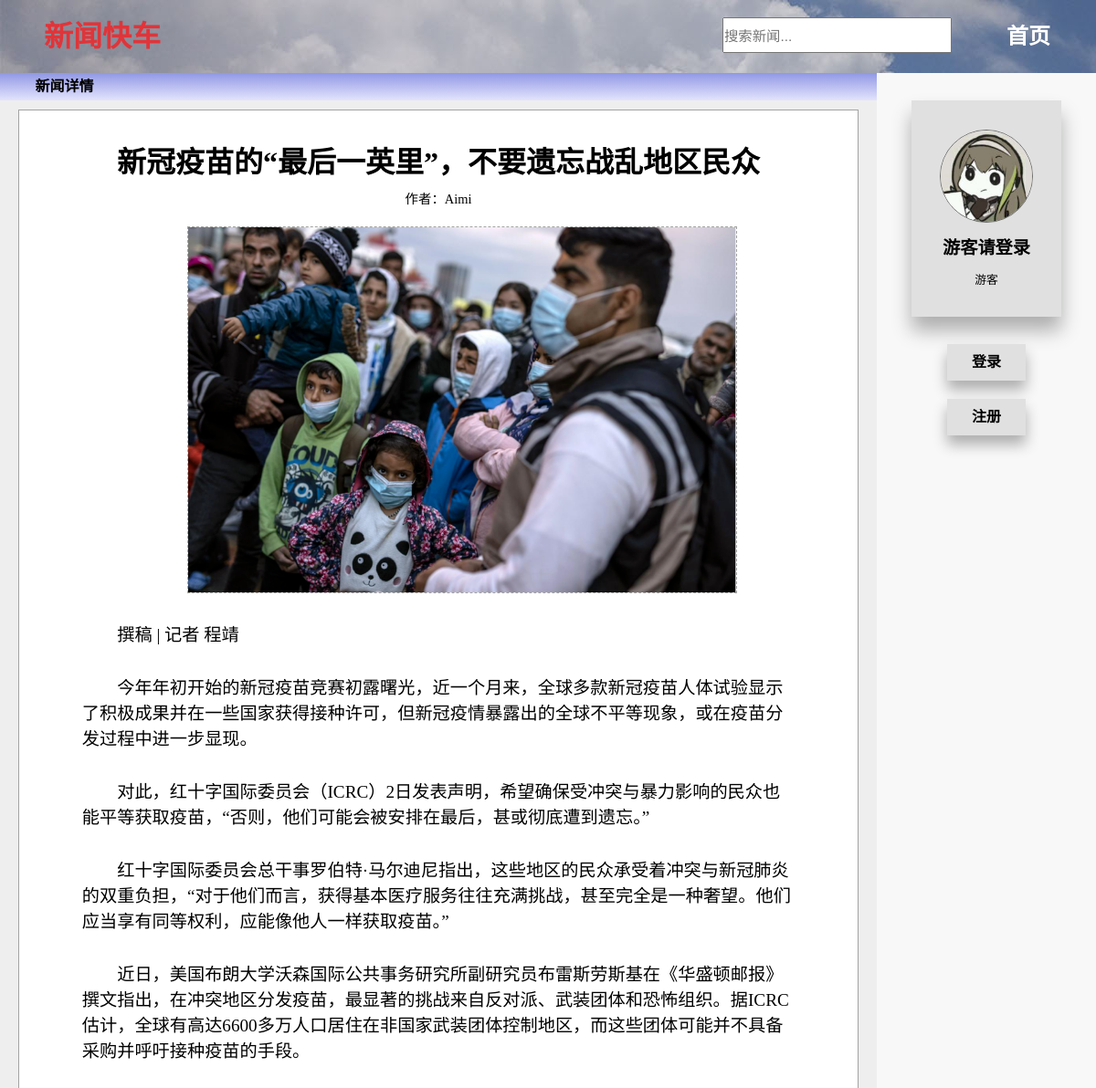
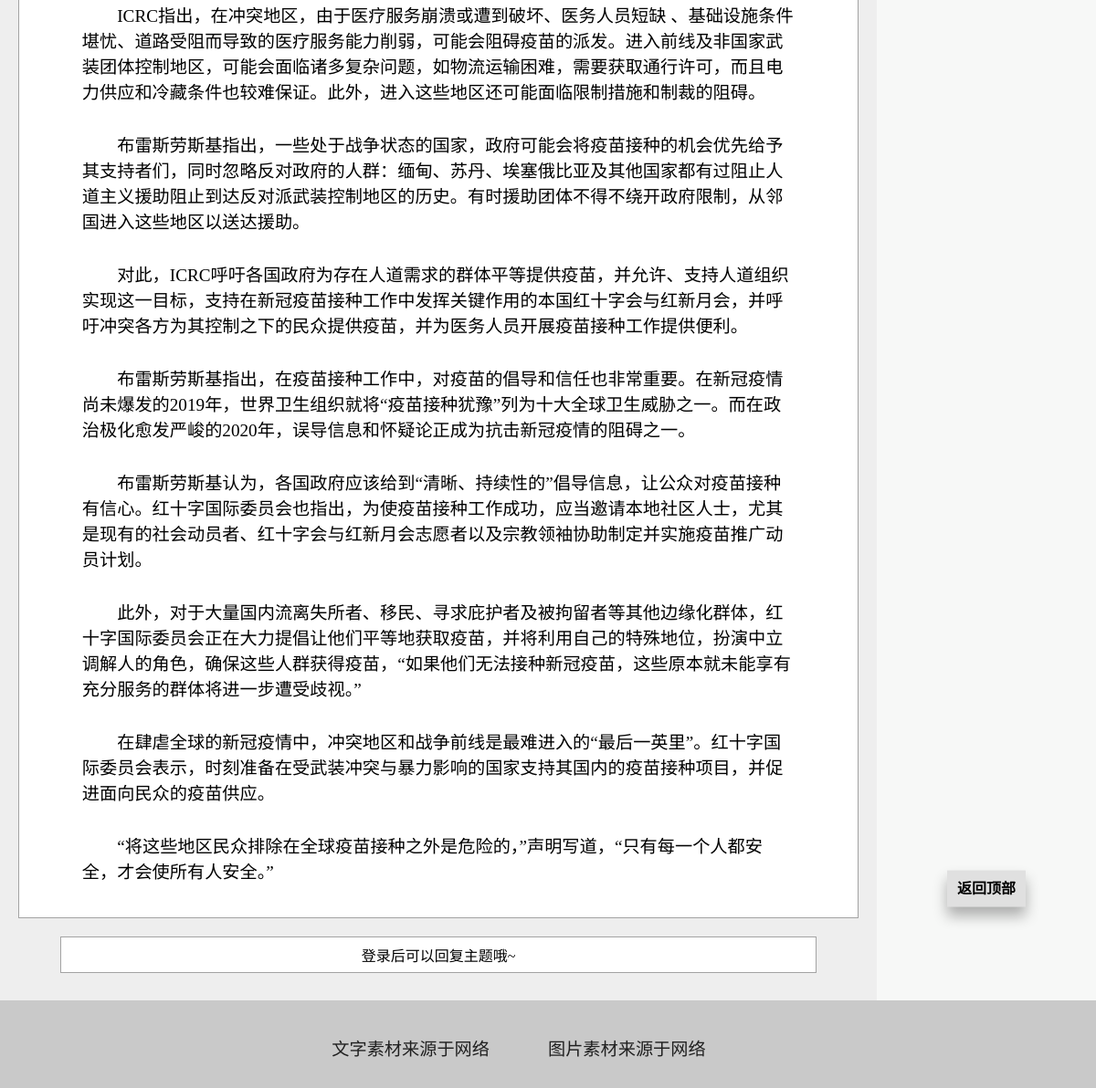
The page /news.php?id=7 on the database its author committed (2 pictures, top to bottom).
### tables this page shows
CREATE TABLE `news` (
  `newsid` int(11) NOT NULL,
  `uname` varchar(10) DEFAULT '',
  `newstitle` text DEFAULT NULL,
  `newsmain` text DEFAULT NULL,
  `newsimg` text DEFAULT NULL
);

### public/replyDBC.php (called while the page is built, shortened)
<?php
    function getReplyByNewsid($newsid){
        $tableName = "reply";
        $colname = "replyid,reply.uid,uname,uimg,replymain";
        $ruleJoin = "LEFT JOIN user on reply.uid = user.uid ";
        $ruleWhere = "WHERE newsid = $newsid ";
        $ruleOrder = "ORDER BY replyid DESC ; ";
        $rule = $ruleJoin.$ruleWhere.$ruleOrder;
        $rs = selectSQL($tableName, $colname, $rule);
        return $rs;
    }

### public/conn.php (called while the page is built, shortened)
<?php
    function getDBConncet(){
        require 'config.php';
        $conn = new mysqli($Host, $UserName, $Password, $DBname,$Port);
        $conn->query("SET NAMES utf8");
        return $conn;
    }
    function querySQL($sql){
        $conn = getDBConncet();
        $rs = $conn->query($sql);
        return $rs;
    }
    function selectSQL($table, $colname, $rule, $type="FROM",$Value = ""){
        $selectTable = $table;
        $selectCol = $colname;
        $selectRule = $rule;
        $selectType = $type;
        $sql = "";
        switch ($selectType){
            case "FROM":
                $sql = $sql."SELECT ".$selectCol." FROM ".$selectTable." ".$selectRule;
                break;
        }
        $rs = querySQL($sql);
        return $rs;
    }
?>

### public/newsDBC.php (called while the page is built, shortened)
<?php
    if (!isset($wasRequireConn)){
        require 'conn.php';
    }
    function getnewsbyID($newsid){
        $tableName = "news";
        $colname = "`uname`,`newsimg`,`newstitle`,`newsmain`";
        $ruleWhere = "where `newsid` = $newsid ";
        $rule = $ruleWhere;
        $rs = selectSQL($tableName, $colname, $rule);
        return $rs;
    }

### login/cheaklogin.php (called while the page is built, shortened)
<?php
$logininfo = $_SESSION['logininfo'];

### news.php (the view, shortened to what this page needs)
<?php
require 'login/cheaklogin.php';
require 'public/newsDBC.php';
require 'public/replyDBC.php';
$newsid = $_GET['id'];
$rs = getnewsbyID($newsid);
$rs = $rs->fetch_array();
$reply = getReplyByNewsid($newsid);
?>
<html lang="zh-cn">
<head>
    <link rel="stylesheet" type="text/css" href="css/public.css" />
    <link rel="stylesheet" type="text/css" href="css/news.css" />
</head>
<body>
    <div id="header" class="header">
        <div class="logo">
            <a href="index.php">
                <p>新闻快车</p>
            </a>
        </div>
        <div class="nav">
            <ul>
                <li><a href="index.php">首页</a></li>
                <form action="searchnews.php" method="get" class="seachBox">
                    <li>
                        <input type="text" placeholder="搜索新闻..." name="seachword">
                    </li>
                </form>
            </ul>
        </div>
    </div>
    <div id="main" class="main">
        <div id="leftcol" class="leftcol">
            <div class="main-header">
                <p>新闻详情</p>
            </div>
            <div class="main-news">
                <div class="news">
                    <div class="news-main">
                        <p class="title"><?= $rs['newstitle']; ?></p>
                        <p class="author">作者：<?= $rs['uname'] ?></p>
                        <div class="news-img">
                            <img src="<?= $rs['newsimg']; ?>" alt="">
                        </div>
                        <?php
                        $str = (explode("\n",$rs['newsmain']));
                        foreach ($str as $v){
                        ?>
                            <p class="newsword"><?= $v ?></p>
                        <?php
                        }
                        ?>
                    </div>
                </div>
            </div>
            <div class="replyborad">
                <?php
                    if (!$logininfo['islogin']) {
                ?>
                    <div class="replycontent">
                        <p>登录后可以回复主题哦~</p>
                    </div>
                <?php
                    }
                ?>
            </div>
        </div>
        <?php include 'public/rightcol.php'; ?>
    </div>
    <div id="footer" class="footer">
        <p>文字素材来源于网络</p>
        <p>图片素材来源于网络</p>
    </div>
</body>
</html>

### css/public.css (style rules this page uses)
* { margin: 0; padding: 0; }
body { background: rgb(247, 248, 247); margin: 0 auto; width: 100%; height: auto; }
.seachBox input[type=text] { line-height: 35px; font-size: 1.2em; }
.main { min-height: 1200px; display: flex; margin: 0 auto; }
.leftcol { width: 80%; min-height: 800px; background: rgb(238, 238, 238); }
.main-header { background-color: #9198e5; background-image: linear-gradient(#9198e5,#e3e4fc ); height: 30px; }
.main-header p { line-height: 30px; font-weight: bolder; margin-left: 4%; color: #000; }
.header { width: 100%; height: 80px; background-color: rgb(221, 221, 221); overflow: hidden; }
.logo { display: block; margin-left: 4%; float: left; }
.logo p { color: #E13439; font-family: '华文行楷'; font-weight: bolder; font-size: 2em; line-height: 80px; }
.logo a { text-decoration: none; }
.nav ul li { list-style: none; float: right; line-height: 80px; margin-right: 40px; padding:0 10px; }
.nav ul li a { font-family: 等线; font-weight: bolder; font-size: 1.5em; color: #fff; text-decoration: none; }
.footer { width: 100%; height: auto; background-color: rgb(201, 201, 201); text-align: center; }
.footer p { color: #202020; font-size: 1.2em; display: inline-block; margin: 30px; }

### css/news.css (style rules this page uses)
.news { border:rgb(163, 163, 163) solid 1px; margin: 10px 20px; padding: 7px 0; background: #fff; overflow: hidden; }
.news-img { margin: 20px auto; max-width: 60%; }
.news-img img { border: rgb(163, 163, 163) dashed 1px; display: block; margin: 0 auto; max-height: 400px; }
.title { margin: 30px auto 10px; max-width: 90%; text-align: center; line-height: 40px; font-size: 2em; font-weight: bolder; word-wrap: break-word; }
.author { margin: 10px auto; text-align: center; line-height: 20px; font-size: 0.9em; }
.newsword { text-indent: 2em; font-size: 1.2em; margin: 30px auto; max-width: 85%; word-wrap: break-word; }
.replyborad { overflow: hidden; display: flex; flex-direction: column; min-height: 60px; margin-bottom: 20px; width: 100%; }
.replycontent { border:rgb(163, 163, 163) solid 1px; margin: 10px 20px; padding: 7px 8%; background: #fff; margin: auto; width: 70%; text-align: center; }

### news.php (style rules this page uses)
.header { background: url(img/bg/headerbg.jpg); }

### rows shown on the page
news: newstitle "新冠疫苗的“最后一英里”，不要遗忘战乱地区民众", uname "Aimi", newsimg (picture), newsmain "撰稿 | 记者 程靖", newsmain "今年年初开始的新冠疫苗竞赛初露曙光，近一个月来，全球多款新冠疫苗人体试验显示了积极成果并在一些国家获得接种许可，但新冠疫情暴露出的全球不平等现象，或在疫苗分发过程中进一步显现。", newsmain "对此，红十字国际委员会（ICRC）2日发表声明，希望确保受冲突与暴力影响的民众也能平等获取疫苗，“否则，他们可能会被安排在最后，甚或彻底遭到遗忘。”", newsmain "红十字国际委员会总干事罗伯特·马尔迪尼指出，这些地区的民众承受着冲突与新冠肺炎的双重负担，“对于他们而言，获得基本医疗服务往往充满挑战，甚至完全是一种奢望。他们应当享有同等权利，应能像他人一样获取疫苗。”", newsmain "近日，美国布朗大学沃森国际公共事务研究所副研究员布雷斯劳斯基在《华盛顿邮报》撰文指出，在冲突地区分发疫苗，最显著的挑战来自反对派、武装团体和恐怖组织。据ICRC估计，全球有高达6600多万人口居住在非国家武装团体控制地区，而这些团体可能并不具备采购并呼吁接种疫苗的手段。", newsmain "ICRC指出，在冲突地区，由于医疗服务崩溃或遭到破坏、医务人员短缺 、基础设施条件堪忧、道路受阻而导致的医疗服务能力削弱，可能会阻碍疫苗的派发。进入前线及非国家武装团体控制地区，可能会面临诸多复杂问题，如物流运输困难，需要获取通行许可，而且电力供应和冷藏条件也较难保证。此外，进入这些地区还可能面临限制措施和制裁的阻碍。", newsmain "布雷斯劳斯基指出，一些处于战争状态的国家，政府可能会将疫苗接种的机会优先给予其支持者们，同时忽略反对政府的人群：缅甸、苏丹、埃塞俄比亚及其他国家都有过阻止人道主义援助阻止到达反对派武装控制地区的历史。有时援助团体不得不绕开政府限制，从邻国进入这些地区以送达援助。", newsmain "对此，ICRC呼吁各国政府为存在人道需求的群体平等提供疫苗，并允许、支持人道组织实现这一目标，支持在新冠疫苗接种工作中发挥关键作用的本国红十字会与红新月会，并呼吁冲突各方为其控制之下的民众提供疫苗，并为医务人员开展疫苗接种工作提供便利。", newsmain "布雷斯劳斯基指出，在疫苗接种工作中，对疫苗的倡导和信任也非常重要。在新冠疫情尚未爆发的2019年，世界卫生组织就将“疫苗接种犹豫”列为十大全球卫生威胁之一。而在政治极化愈发严峻的2020年，误导信息和怀疑论正成为抗击新冠疫情的阻碍之一。", newsmain "布雷斯劳斯基认为，各国政府应该给到“清晰、持续性的”倡导信息，让公众对疫苗接种有信心。红十字国际委员会也指出，为使疫苗接种工作成功，应当邀请本地社区人士，尤其是现有的社会动员者、红十字会与红新月会志愿者以及宗教领袖协助制定并实施疫苗推广动员计划。", newsmain "此外，对于大量国内流离失所者、移民、寻求庇护者及被拘留者等其他边缘化群体，红十字国际委员会正在大力提倡让他们平等地获取疫苗，并将利用自己的特殊地位，扮演中立调解人的角色，确保这些人群获得疫苗，“如果他们无法接种新冠疫苗，这些原本就未能享有充分服务的群体将进一步遭受歧视。”", newsmain "在肆虐全球的新冠疫情中，冲突地区和战争前线是最难进入的“最后一英里”。红十字国际委员会表示，时刻准备在受武装冲突与暴力影响的国家支持其国内的疫苗接种项目，并促进面向民众的疫苗供应。", newsmain "“将这些地区民众排除在全球疫苗接种之外是危险的，”声明写道，“只有每一个人都安全，才会使所有人安全。”"

### other values the page prints
$logininfo['name'] "游客请登录"
